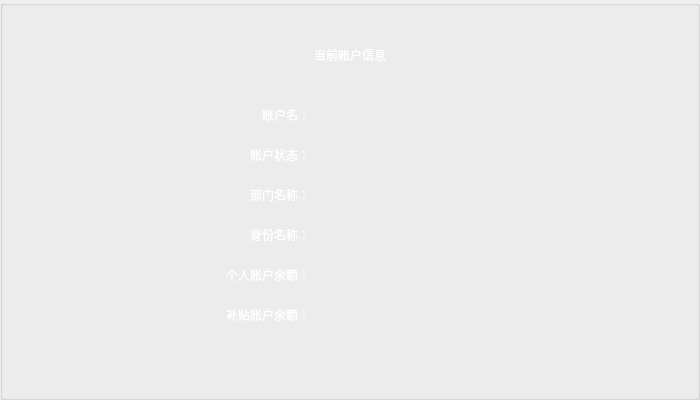
   <widget class="QGroupBox" name="groupBox_searchBg">
    <property name="geometry">
     <rect>
      <x>50</x>
      <y>40</y>
      <width>700</width>
      <height>400</height>
     </rect>
    </property>
    <property name="styleSheet">
     <string notr="true">QGroupBox#groupBox_searchBg{background-color: rgba(0, 0, 0, 0.8);border:none}
</string>
    </property>
    <property name="title">
     <string/>
    </property>
    <widget class="QLabel" name="label_accoName_title_search">
     <property name="geometry">
      <rect>
       <x>170</x>
       <y>100</y>
       <width>140</width>
       <height>30</height>
      </rect>
     </property>
     <property name="styleSheet">
      <string notr="true">color: rgb(255, 255, 255);
font: 500 18pt &quot;Ubuntu&quot;;</string>
     </property>
     <property name="lineWidth">
      <number>1</number>
     </property>
     <property name="text">
      <string>账户名：</string>
     </property>
     <property name="alignment">
      <set>Qt::AlignRight|Qt::AlignTrailing|Qt::AlignVCenter</set>
     </property>
    </widget>
    <widget class="QLabel" name="label_accoName_search">
     <property name="geometry">
      <rect>
       <x>310</x>
       <y>100</y>
       <width>320</width>
       <height>30</height>
      </rect>
     </property>
     <property name="styleSheet">
      <string notr="true">color: rgb(255, 255, 255);
font: 500 18pt &quot;Ubuntu&quot;;</string>
     </property>
     <property name="lineWidth">
      <number>1</number>
     </property>
     <property name="text">
      <string/>
     </property>
    </widget>
    <widget class="QLabel" name="label_deptName_search">
     <property name="geometry">
      <rect>
       <x>310</x>
       <y>180</y>
       <width>320</width>
       <height>30</height>
      </rect>
     </property>
     <property name="styleSheet">
      <string notr="true">color: rgb(255, 255, 255);
font: 500 18pt &quot;Ubuntu&quot;;</string>
     </property>
     <property name="lineWidth">
      <number>1</number>
     </property>
     <property name="text">
      <string/>
     </property>
    </widget>
    <widget class="QLabel" name="label_secAccoMoneys_title_search">
     <property name="geometry">
      <rect>
       <x>129</x>
       <y>300</y>
       <width>181</width>
       <height>30</height>
      </rect>
     </property>
     <property name="styleSheet">
      <string notr="true">color: rgb(255, 255, 255);
font: 500 18pt &quot;Ubuntu&quot;;</string>
     </property>
     <property name="lineWidth">
      <number>1</number>
     </property>
     <property name="text">
      <string>补贴账户余额：</string>
     </property>
     <property name="alignment">
      <set>Qt::AlignRight|Qt::AlignTrailing|Qt::AlignVCenter</set>
     </property>
    </widget>
    <widget class="QLabel" name="label_remainMoneys_search">
     <property name="geometry">
      <rect>
       <x>310</x>
       <y>260</y>
       <width>320</width>
       <height>30</height>
      </rect>
     </property>
     <property name="styleSheet">
      <string notr="true">color: rgb(255, 255, 255);
font: 500 18pt &quot;Ubuntu&quot;;</string>
     </property>
     <property name="lineWidth">
      <number>1</number>
     </property>
     <property name="text">
      <string/>
     </property>
    </widget>
    <widget class="QLabel" name="label_deptName_title_search">
     <property name="geometry">
      <rect>
       <x>170</x>
       <y>180</y>
       <width>140</width>
       <height>30</height>
      </rect>
     </property>
     <property name="styleSheet">
      <string notr="true">color: rgb(255, 255, 255);
font: 500 18pt &quot;Ubuntu&quot;;</string>
     </property>
     <property name="lineWidth">
      <number>1</number>
     </property>
     <property name="text">
      <string>部门名称：</string>
     </property>
     <property name="alignment">
      <set>Qt::AlignRight|Qt::AlignTrailing|Qt::AlignVCenter</set>
     </property>
    </widget>
    <widget class="QLabel" name="label_pannelTitles_search">
     <property name="geometry">
      <rect>
       <x>200</x>
       <y>30</y>
       <width>300</width>
       <height>50</height>
      </rect>
     </property>
     <property name="styleSheet">
      <string notr="true">color: rgb(255, 255, 255);
font: 500 24pt &quot;Ubuntu&quot;;</string>
     </property>
     <property name="lineWidth">
      <number>1</number>
     </property>
     <property name="text">
      <string>当前账户信息</string>
     </property>
     <property name="alignment">
      <set>Qt::AlignCenter</set>
     </property>
    </widget>
    <widget class="QLabel" name="label_remainMoneys_title_search">
     <property name="geometry">
      <rect>
       <x>129</x>
       <y>260</y>
       <width>181</width>
       <height>30</height>
      </rect>
     </property>
     <property name="styleSheet">
      <string notr="true">color: rgb(255, 255, 255);
font: 500 18pt &quot;Ubuntu&quot;;</string>
     </property>
     <property name="lineWidth">
      <number>1</number>
     </property>
     <property name="text">
      <string>个人账户余额：</string>
     </property>
     <property name="alignment">
      <set>Qt::AlignRight|Qt::AlignTrailing|Qt::AlignVCenter</set>
     </property>
    </widget>
    <widget class="QLabel" name="label_pidName_search">
     <property name="geometry">
      <rect>
       <x>310</x>
       <y>220</y>
       <width>320</width>
       <height>30</height>
      </rect>
     </property>
     <property name="styleSheet">
      <string notr="true">color: rgb(255, 255, 255);
font: 500 18pt &quot;Ubuntu&quot;;</string>
     </property>
     <property name="lineWidth">
      <number>1</number>
     </property>
     <property name="text">
      <string/>
     </property>
    </widget>
    <widget class="QLabel" name="label_pidName_title_search">
     <property name="geometry">
      <rect>
       <x>170</x>
       <y>220</y>
       <width>140</width>
       <height>30</height>
      </rect>
     </property>
     <property name="styleSheet">
      <string notr="true">color: rgb(255, 255, 255);
font: 500 18pt &quot;Ubuntu&quot;;</string>
     </property>
     <property name="lineWidth">
      <number>1</number>
     </property>
     <property name="text">
      <string>身份名称：</string>
     </property>
     <property name="alignment">
      <set>Qt::AlignRight|Qt::AlignTrailing|Qt::AlignVCenter</set>
     </property>
    </widget>
    <widget class="QLabel" name="label_secAccoMoneys_search">
     <property name="geometry">
      <rect>
       <x>310</x>
       <y>300</y>
       <width>320</width>
       <height>30</height>
      </rect>
     </property>
     <property name="styleSheet">
      <string notr="true">color: rgb(255, 255, 255);
font: 500 18pt &quot;Ubuntu&quot;;</string>
     </property>
     <property name="lineWidth">
      <number>1</number>
     </property>
     <property name="text">
      <string/>
     </property>
    </widget>
    <widget class="QLabel" name="label_userType_title_search">
     <property name="geometry">
      <rect>
       <x>170</x>
       <y>140</y>
       <width>140</width>
       <height>30</height>
      </rect>
     </property>
     <property name="styleSheet">
      <string notr="true">color: rgb(255, 255, 255);
font: 500 18pt &quot;Ubuntu&quot;;</string>
     </property>
     <property name="lineWidth">
      <number>1</number>
     </property>
     <property name="text">
      <string>账户状态：</string>
     </property>
     <property name="alignment">
      <set>Qt::AlignRight|Qt::AlignTrailing|Qt::AlignVCenter</set>
     </property>
    </widget>
    <widget class="QLabel" name="label_userType_search">
     <property name="geometry">
      <rect>
       <x>310</x>
       <y>140</y>
       <width>320</width>
       <height>30</height>
      </rect>
     </property>
     <property name="styleSheet">
      <string notr="true">color: rgb(255, 255, 255);
font: 500 18pt &quot;Ubuntu&quot;;</string>
     </property>
     <property name="lineWidth">
      <number>1</number>
     </property>
     <property name="text">
      <string/>
     </property>
    </widget>
   </widget>
